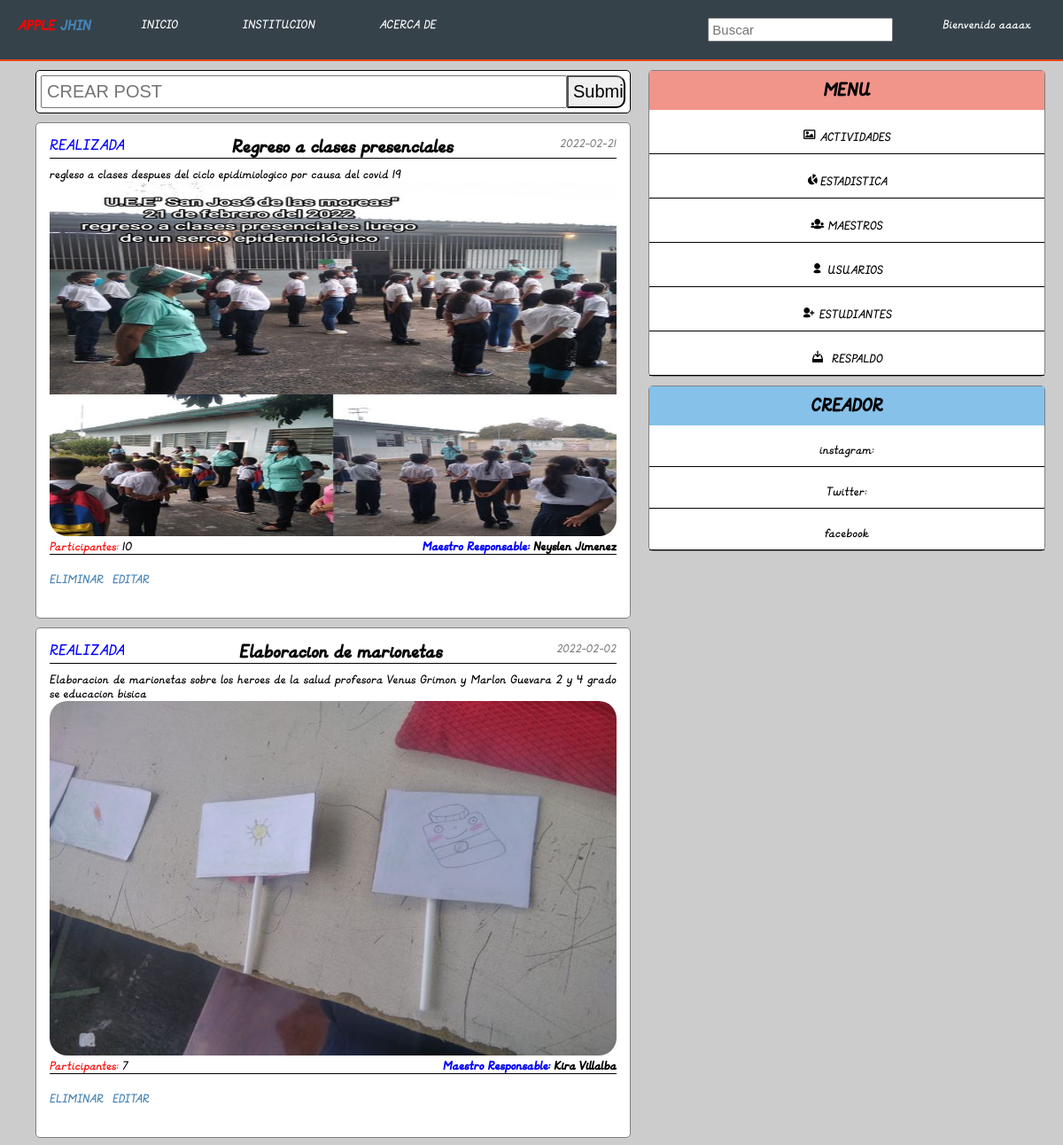
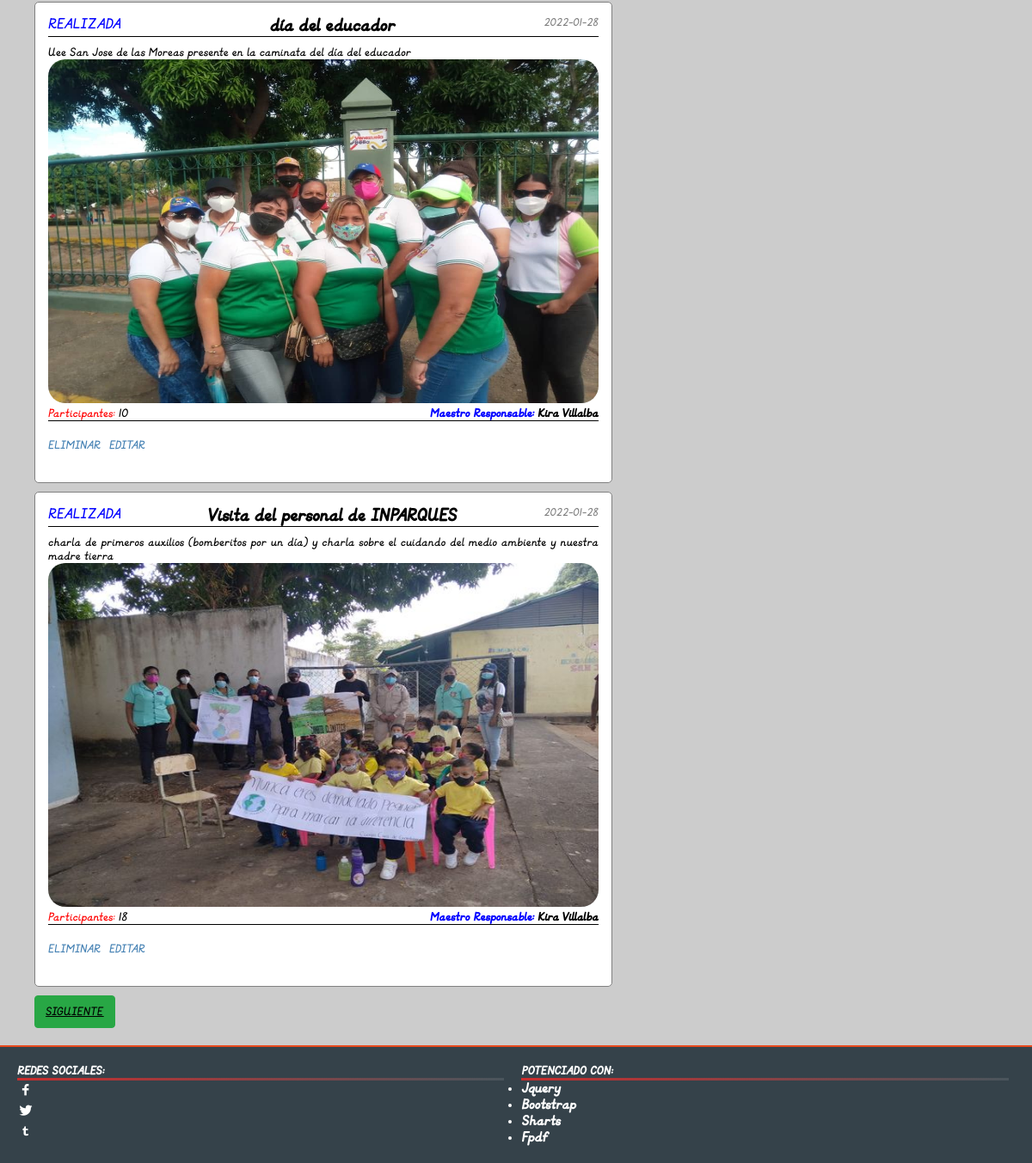
The app's page /perfil/inicio.php?pag=1 (signed in) with its own data (2 pictures, top to bottom).
### tables this page shows
CREATE TABLE `actividad` (
  `id_actividad` int(11) NOT NULL AUTO_INCREMENT,
  `nombre` varchar(62) NOT NULL,
  `tipo` varchar(59) NOT NULL,
  `descripcion` text NOT NULL,
  `fecha` varchar(56) NOT NULL,
  `imagen` varchar(300) NOT NULL,
  `idenm` int(250) NOT NULL,
  `maestro_r` varchar(250) NOT NULL,
  `num_integ` int(50) NOT NULL,
  PRIMARY KEY (`id_actividad`)
);

### php/actividades/conexion.php (called while the page is built, shortened)
<?php
	class conexion
	{
		private $host;
		private $user;
		private $password;
		private $database;
		function __construct(){
			$this->host 	= "localhost";
			$this->user 	= "root";
			$this->password = "";
			$this->database = "sanjose";
		}
		public function conectar(){
			$conexion = mysqli_connect($this->host, $this->user, $this->password, $this->database);
			return $conexion;
		}
	}
 ?>

### php/actividades/actividad.php (called while the page is built, shortened)
<?php
	require "conexion.php";
	class actividad
	{
		public $link;
		function __construct()
		{
			$this->conn  = new conexion();
			$this->link  = $this->conn->conectar();
		}
		public function getAct()
		{
			$query  = "SELECT * FROM actividad";
			$result = mysqli_query($this->link, $query);
			$data   = mysqli_affected_rows($this->link);
			return $data;
		}
		public function getActividad()
		{
			$query  = "SELECT * FROM actividad";
			$result = mysqli_query($this->link, $query);
			$data   = array();
			while ($data[] = mysqli_fetch_assoc($result));
			array_pop($data);
			rsort($data);
			return $data;
		}
		public function getActividadlol($tamaño, $begin)
		{
			$cont = 0;
			$contador = $this->getActividad();
			foreach($contador as $column => $value){
				$cont++;
			}
			if($begin == 0){
				$begin = $cont;
				$tamaño = $begin - $tamaño;
			}
			else{
				$begin = $cont - $begin;
				$tamaño = $begin - $tamaño;
				if($begin < 1){
					$begin = 1;
				}
			}
			$query  = "SELECT * FROM actividad LIMIT $tamaño,$begin";
			$result = mysqli_query($this->link, $query);
			$data   = array();
			while ($data[] = mysqli_fetch_assoc($result));
			array_pop($data);
			rsort($data);
			return $data;
		}
		}
?>

### perfil/inicio.php (the view, shortened to what this page needs)
	<?php
		include "../php/actividades/actividad.php";
		$actividad = new actividad();
		$act1 = new actividad();
		$act = $act1->getAct();
		if (isset($_POST['buscar'])) {
			$busqueda = $_POST['buscar'];
			$actividad = $actividad->buscarActividad($busqueda);
		}
		else{
	$tamaño = 4;
		$begin  = ($_GET['pag'] - 1) * $tamaño;
		$actividad = $actividad->getActividadlol($tamaño, $begin);
		}
	?>
	<!DOCTYPE html>
	<html>
	<head>
		<link rel="stylesheet" type="text/css" href="../css/estilos.css">
		<link rel="stylesheet" type="text/css" href="../css/bootstrap.css">
	</head>
	<body style="background-color: rgba(0,0,0,0.2);">
	<?php include "../php/acceso2.php"; ?>
		<main class="container" style="display: flex; background-color: rgba(0,0,0,0);">
			<div class="wall">
			<?php if($_SESSION['cuenta'] == 'administrador'){?>
				<div class="post">
					<form action="newpost.php" method="GET">
						<input type="text" name="pos" placeholder="CREAR POST"><input type="submit" name="">
					</form>
				</div>	<?php } ?>
				<?php  $e = 0;
					if (count($actividad)>0) {
						foreach ($actividad as $column => $value) {
				?>
				<div class="wall-p" style="cursor: pointer;">
					<span class="date-p"><?php echo $value['fecha'];?></span>
					<?php if($value['tipo'] == "REALIZADA"){?>
					<span class="tag-p2" ><?=$value['tipo'];?></span>
					<?php } ?>
					<div class="wall-t">
						<h2><?php echo $value['nombre'];?></h2>
					</div>
					<div style="max-width: 100%; text-align: justify;">
						<?=$value['descripcion'];?>
					</div>
					<?php if ($value['imagen'] == "imagen/"){ ?>
					<?php } else{ ?>
					<img src="../php/actividades/<?=$value['imagen'];?>">
				<?php } ?><br>
					<b style="float: right;"> <span style="color: blue;">Maestro Responsable:</span> <?=$value['maestro_r'];?></b>
					<span style="color: red;">Participantes: </span><?=$value['num_integ'];?>
					<div class="option">
						<?php if($_SESSION['cuenta'] == 'administrador'){?>
					<div class="opciones">
					<a href="../php/actividades/actividad_controler.php?id=<?=$value['idenm'];?>&delete&img=<?=$value['imagen'];?>">ELIMINAR</a>
				</div>
				<div class="opciones" style="float: right;">
					<a href="editar_actividad.php?id=<?=$value['idenm'];?>">EDITAR</a>
				</div>
				<?php } ?>
			</div>
				</div><span class = "r" style="display: none;">3</span>
			<?php
		}
		}
			?>
			<div style="margin-top: 10px; display: flex; width: 100%;">
			<?php if (isset($_GET['pag'])) {
				if ($begin - $tamaño >= 0 ) {?>
				<a href="?pag=<?=$_GET['pag']-1?>" class = "btn btn-danger">ATRAS</a>
			<?php } if ($begin + $tamaño < $act ) { ?>
			 <a href="?pag=<?=$_GET['pag']+1?>" class = "btn btn-success" style = "float:right;">SIGUIENTE</a>
			 <?php } } ?>
			</div>
			</div>
			<div style="width: 40%;" class="raro">
			<div class="wall-s">
				<div class="title-m">
					<h2>MENU</h2>
				</div>
					<ul>
						<li><a href=""><span class ="icon-image"></span> ACTIVIDADES</a></li>
						<li><a href="estadistica.php?pag=1"> <span class = "icon-chart-pie"></span>ESTADISTICA</a></li>
						<?php if($_SESSION['cuenta'] == 'administrador'){?>
						<li><a href="maestros.php"><span class="icon-group"></span> MAESTROS</a></li>
						<li><a href="usuarios.php"><span class= "icon-user"></span> USUARIOS</a></li>
						<li><a href="estudiantes.php"><span class ="icon-user-add"></span> ESTUDIANTES</a></li>
						<li><a href="../php/respaldo/respaffl.php"><span class ="icon-download"> </span> RESPALDO</a></li>
						<?php } ?>
					</ul>
				</div>
			<div class="wall-sc">
				<div class="title-m">
					<h2>CREADOR</h2>
				</div>
					<ul>
						<li><a href=""> instagram:</a></li>
						<li><a href="estadistica.php"> Twitter:</a></li>
						<li><a href="maestros.php"> facebook</a></li>
					</ul>
				</div>
			</div>
		</main>
		<footer>
				<div class="separador">
					<div class="principal">
						<h4>REDES SOCIALES:</h4>
						<ul style="font-size: 20px;">
							<li><span class="icon-social-facebook"></span></li>
							<li><span class="icon-social-twitter"></span></li>
							<li><span class="icon-social-tumbler"></span></li>
						</ul>
					</div>
					<div class="aside">
						<h4>POTENCIADO CON:</h4>
						<ul>
							<li><h3>Jquery</h3></li>
							<li><h3>Bootstrap</h3></li>
							<li><h3>Sharts</h3></li>
							<li><h3>Fpdf</h3></li>
						</ul>
					</div>
				</div>
			</footer>
</body>
</html>

### css/estilos.css (style rules this page uses)
* { padding: 0; margin: 0; -moz-box-sizing:border-box; -o-box-sizing:border-box; box-sizing:border-box; -webkit-box-sizing:border-box; }
body { font-family: estilo; display: flex; flex-wrap: wrap; min-height: 100vh;background: rgba(0,0,0,0.2); }
header .titulo h2, ul { width: 90%; }
main { background-color: rgba(0,0,0,0); }
.title-m { padding: 10px; text-align: center; }
.wall-s .title-m, .wall-sx .title-m { background-color: #F1948A; }
.wall-sc .title-m { background-color: #85C1E9; }
.post { width: 100%; padding: 5px; display: flex; border: 1px solid black; }
.post input[type = text] { width: 90%; }
.post input[type = submit] { width: 10%; border-bottom-right-radius: 10px; border-top-right-radius: 10px; }
form { width: 100%; }
.post input, .org-p input { width: 90%; padding: 5px; font-size: 20px; }
.wall { width: 60%; margin: 10px; }
.wall-p { width: 100%; border: 1px gray solid; margin-top: 10px; padding: 15px; }
.wall-p img { width: 100%; max-height: 400px; }
.wall-s, .wall-sc, .wall-sx { width: 100%; margin: 10px; border: 1px gray solid; }
.wall-s ul, .wall-sx ul, .wall-sc ul { width: 100%; }
.wall-s ul li, .wall-sx ul li, .wall-sc ul li { list-style: none; display: block; border-bottom: 1px solid black; text-align: center; }
.wall-s ul li a, .wall-sx ul li a, .wall-sc ul li a { text-decoration: none; color: black;padding-bottom: 10px; padding-top:20px; display: block; transition: 300ms all ease; }
.wall-t { margin-bottom: 10px; border-bottom: solid 1px ; text-align: center; }
.post, .wall-p, .wall-s, .wall-sx, .wall-sc { background-color: white; border-radius: 5px; transition: 300ms all ease; }
main { background: white; }
.option { border-top: black 1px solid; width: 100%; padding-top: 20px; padding-bottom: 20px; display: flex; }
.option .opciones a { padding-top: 10px; padding-right: 10px; padding-bottom: 10px; text-decoration: none; color: steelblue; }
footer { width: 100%; align-self: flex-end; background-color: #35424a; border-top:2px solid #e8491d; color: white; padding: 10px; margin-top: 10px; }
footer .separador { display: flex; flex-wrap: wrap; }
footer .separador .principal h4, .aside h4 { border-bottom: 3px solid; border-image: linear-gradient(to right, #CB2D2D, rgba(255,255,255,0.1)); border-image-slice: 1; }
footer .separador .principal, .aside { width: 48%; margin:10px; }
footer .separador .principal ul { list-style: none; }

### css/flexslider.css (style rules this page uses)
* { margin: 0; padding: 0; -webkit-box-sizing: border-box; -moz-box-sizing: border-box; box-sizing: border-box; }

### perfil/inicio.php (style rules this page uses)
.date-p { float: right; font-size: 15px; color: grey; }
.tag-p2, .tag-p1, .tag-p3 { font-size: 20px; float: left; }
.tag-p2 { color: blue; }
.wall-p img { border-radius: 20px; }

### records on screen
actividad: fecha "2022-02-21", tipo "REALIZADA", nombre "Regreso a clases presenciales", descripcion "regleso a clases despues del ciclo epidimiologico por causa del covid 19", imagen (picture), maestro_r "Neyslen Jimenez", num_integ "10"
actividad: fecha "2022-02-02", tipo "REALIZADA", nombre "Elaboracion de marionetas", descripcion "Elaboracion de marionetas sobre los heroes de la salud profesora Venus Grimon y Marlon Guevara 2 y 4 grado se educacion bisica", imagen (picture), maestro_r "Kira Villalba", num_integ "7"
actividad: fecha "2022-01-28", tipo "REALIZADA", nombre "día del educador", descripcion "Uee San Jose de las Moreas presente en la caminata del día del educador", imagen (picture), maestro_r "Kira Villalba", num_integ "10"
actividad: fecha "2022-01-28", tipo "REALIZADA", nombre "Visita del personal de INPARQUES", descripcion "charla de primeros auxilios (bomberitos por un día) y charla sobre el cuidando del medio ambiente y nuestra madre tierra", imagen (picture), maestro_r "Kira Villalba", num_integ "18"

### other values on screen
$_SESSION['usuario'] "aaaax"
